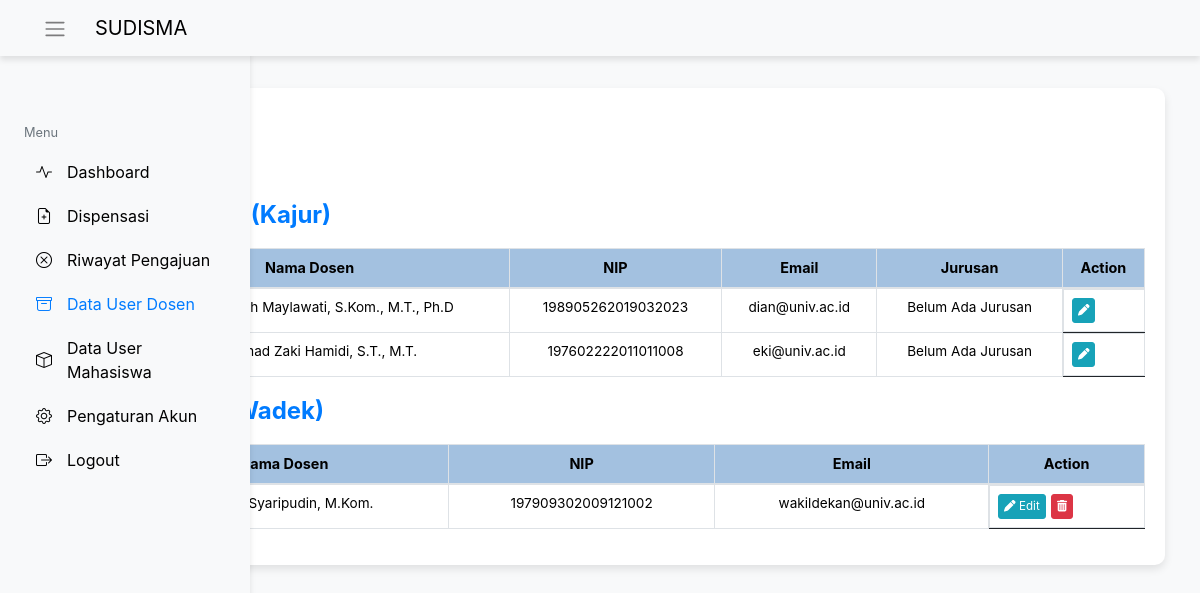
/list_dosen.php (signed in), run on the app's committed database.
### tables this page shows
CREATE TABLE `dosen` (
  `id` int(11) NOT NULL,
  `nama_dosen` varchar(100) NOT NULL,
  `email` varchar(100) NOT NULL,
  `nip` varchar(20) DEFAULT NULL
);

CREATE TABLE `wakil_dekan` (
  `id` int(11) NOT NULL,
  `nama` varchar(100) NOT NULL,
  `email` varchar(100) NOT NULL,
  `nip` varchar(20) DEFAULT NULL
);

### list_dosen.php (the view, shortened to what this page needs)
<?php
include 'db.php';
$currentPage = basename($_SERVER['PHP_SELF']);
$queryKajur = "
    SELECT d.id, d.nama_dosen, d.nip, d.email,
           COALESCE(j.nama_jurusan, 'Belum Ada Jurusan') AS nama_jurusan
    FROM dosen d
    LEFT JOIN jurusan j ON d.id = j.ketua_jurusan_id
    WHERE d.id IN (
        SELECT dosen_id FROM users WHERE role = 'kajur'
    )
";
$queryWadek = "SELECT nama, email, nip, id FROM wakil_dekan";
$resultKajur = $conn->query($queryKajur);
$resultWadek = $conn->query($queryWadek);
?>
<!DOCTYPE html>
<html lang="en">
<head>
    <link href="https://maxcdn.bootstrapcdn.com/bootstrap/4.5.2/css/bootstrap.min.css" rel="stylesheet">
    <link rel="stylesheet" href="https://cdn.datatables.net/1.11.3/css/jquery.dataTables.min.css">
    <link rel="stylesheet" href="https://cdnjs.cloudflare.com/ajax/libs/font-awesome/6.0.0-beta3/css/all.min.css">
    <link href="https://cdn.jsdelivr.net/npm/bootstrap@5.3.2/dist/css/bootstrap.min.css" rel="stylesheet">
    <link href="https://cdnjs.cloudflare.com/ajax/libs/font-awesome/5.15.4/css/all.min.css" rel="stylesheet">
    <link href="https://maxcdn.bootstrapcdn.com/bootstrap/4.5.2/css/bootstrap.min.css" rel="stylesheet">
    <link href="https://cdn.jsdelivr.net/npm/bootstrap-icons/font/bootstrap-icons.css" rel="stylesheet">
    <link rel="stylesheet" href="https://cdnjs.cloudflare.com/ajax/libs/font-awesome/6.0.0-beta3/css/all.min.css">
</head>
<body>
    <nav class="navbar navbar-expand-lg navbar-light bg-light fixed-top">
        <div class="container-fluid">
            <button class="btn me-3" id="sidebarToggle" style="background-color: transparent; border: none;">
                <span class="navbar-toggler-icon"></span>
            </button>
            <a class="navbar-brand text-black" href="#">SUDISMA</a>
        </div>
    </nav>
    <div class="sidebar bg-light p-3 d-flex flex-column" id="sidebar" style="height: 100vh;">
        <h4 class="text-center">SUDISMA</h4>
        <small class="text-muted ms-2" style="margin-top: 70px;">Menu</small>
        <nav class="nav flex-column mt-2">
            <a class="nav-link d-flex align-items-center <?= $currentPage == 'dashboard_admin.php' ? 'active' : '' ?>" href="dashboard_admin.php" style="color: <?= $currentPage == 'dashboard_admin.php' ? '#007bff' : 'black'; ?>;">
                <i class="bi bi-activity" style="margin-right: 15px;"></i> Dashboard
            </a>
            <a class="nav-link d-flex align-items-center <?= $currentPage == 'pengajuanadmin.php' ? 'active' : '' ?>" href="pengajuanadmin.php" style="color: <?= $currentPage == 'pengajuanadmin.php' ? '#007bff' : 'black'; ?>;">
                <i class="bi bi-file-earmark-plus" style="margin-right: 15px;"></i> Dispensasi
            </a>
            <a class="nav-link d-flex align-items-center <?= $currentPage == 'list_pengajuan.php' ? 'active' : '' ?>" href="list_pengajuan.php" style="color: <?= $currentPage == 'list_pengajuan.php' ? '#007bff' : 'black'; ?>;">
                <i class="bi bi-x-circle" style="margin-right: 15px;"></i> Riwayat Pengajuan
            </a>
            <a class="nav-link d-flex align-items-center <?= $currentPage == 'list_dosen.php' ? 'active' : '' ?>" href="list_dosen.php" style="color: <?= $currentPage == 'list_dosen.php' ? '#007bff' : 'black'; ?>;">
                <i class="bi bi-archive" style="margin-right: 15px;"></i> Data User Dosen
            </a>
            <a class="nav-link d-flex align-items-center <?= $currentPage == 'list_user.php' ? 'active' : '' ?>" href="list_user.php" style="color: <?= $currentPage == 'list_user.php' ? '#007bff' : 'black'; ?>;">
                <i class="bi bi-box" style="margin-right: 15px;"></i> Data User Mahasiswa
            </a>
            <a class="nav-link d-flex align-items-center <?= $currentPage == 'settingadmin.php' ? 'active' : '' ?>" href="settingadmin.php" style="color: <?= $currentPage == 'settingadmin.php' ? '#007bff' : 'black'; ?>;">
                <i class="bi bi-gear" style="margin-right: 15px;"></i> Pengaturan Akun
            </a>
            <a class="nav-link d-flex align-items-center <?= $currentPage == 'logout.php' ? 'active' : '' ?>" href="logout.php" style="color: <?= $currentPage == 'logout.php' ? '#007bff' : 'black'; ?>;">
                <i class="bi bi-box-arrow-right" style="margin-right: 15px;"></i> Logout
            </a>
        </nav>
    </div>
    <div class="main-content" id="content">
        <div class="container mt-5">
            <div class="table-container">
                <div class="header-title">List Dosen</div>
                <button type="button" class="btn btn-primary btn-export" data-toggle="modal" data-target="#tambahModal">
                    </button>
                <div class="table-responsive">
                    <div class="header-title">Ketua Jurusan (Kajur)</div>
                        <table id="kajurTable" class="table table-bordered table-hover">
                            <thead>
                                <tr>
                                    <th>#</th>
                                    <th>Nama Dosen</th>
                                    <th>NIP</th>
                                    <th>Email</th>
                                    <th>Jurusan</th>
                                    <th>Action</th>
                                </tr>
                            </thead>
                            <tbody>
                                <?php $no = 1; ?>
                                <?php while ($row = $resultKajur->fetch_assoc()): ?>
                                    <tr>
                                        <td class="text-center"><?= $no++; ?></td>
                                        <td><?= htmlspecialchars($row['nama_dosen']); ?></td>
                                        <td><?= $row['nip'] ? htmlspecialchars($row['nip']) : 'N/A'; ?></td>
                                        <td><?= htmlspecialchars($row['email']); ?></td>
                                        <td><?= $row['nama_jurusan'] ? htmlspecialchars($row['nama_jurusan']) : 'Belum Ada Jurusan'; ?></td>
                                        <td class="action-buttons text-center">
                                        <button class="btn btn-info btn-custom" data-toggle="modal" data-target="#editDosenModal"
    data-id="<?= $row['id']; ?>"
    data-nama_dosen="<?= htmlspecialchars($row['nama_dosen']); ?>"
    data-nip="<?= htmlspecialchars($row['nip']); ?>"
    data-email="<?= htmlspecialchars($row['email']); ?>"
    data-nama_jurusan="<?= htmlspecialchars($row['nama_jurusan']); ?>">
    <i class="fas fa-pen"></i>
</button>
                                        </td>
                                    </tr>
                                <?php endwhile; ?>
                                </tbody>
                        </table>
                        <div class="header-title">Wakil Dekan (Wadek)</div>
                        <table id="wadekTable" class="table table-bordered table-hover">
                            <thead>
                                <tr>
                                    <th>#</th>
                                    <th>Nama Dosen</th>
                                    <th>NIP</th>
                                    <th>Email</th>
                                    <th>Action</th>
                                </tr>
                            </thead>
                            <tbody>
                            <?php $no = 1; ?>
                        <?php while ($row = $resultWadek->fetch_assoc()): ?>
                            <tr>
                                <td class="text-center"><?= $no++; ?></td>
                                <td><?= htmlspecialchars($row['nama']); ?></td>
                                <td><?= $row['nip'] ? htmlspecialchars($row['nip']) : 'N/A'; ?></td>
                                <td><?= htmlspecialchars($row['email']); ?></td>
                                <td class="action-buttons text-center">
                                <button class="btn btn-info btn-custom" data-toggle="modal" data-target="#editWadekModal"
        data-id="<?= $row['id']; ?>"
        data-nama="<?= htmlspecialchars($row['nama']); ?>"
        data-nip="<?= htmlspecialchars($row['nip']); ?>"
        data-email="<?= htmlspecialchars($row['email']); ?>">
    <i class="fas fa-pen"></i> Edit
</button>
    <button class="btn btn-danger btn-custom" onclick="confirmDeleteWadek(<?= $row['id']; ?>)">
        <i class="fas fa-trash-alt"></i>
    </button>
</td>
                            </tr>
                        <?php endwhile; ?>
                            </tbody>
                        </table>
                </div>
            </div>
        </div>
    </body>
</html>

### list_dosen.php (style rules this page uses)
body { background-color: #f8f9fa; }
.sidebar { box-shadow: 0 4px 6px rgba(0, 0, 0, 0.1); height: 100vh; background-color: #343a40; color: white; padding-top: 20px; position: fixed; top: 0; left: 0; width: 250px; transition: transform 0.3s ease; }
.navbar { box-shadow: 0 4px 6px rgba(0, 0, 0, 0.1); }
.sidebar a { color: white; display: block; padding: 10px 20px; text-decoration: none; font-size: 16px; }
.main-content { margin-left: 250px; padding: 20px; margin-top: 150px; min-height: calc(100vh - 56px); }
.action-buttons { display: flex; gap: 5px; }
.btn-custom { padding: 3px 5px; font-size: 0.85em; border-radius: 3px; }
.table-container { padding: 20px; background-color: #fff; border-radius: 10px; box-shadow: 0px 4px 8px rgba(0, 0, 0, 0.1); }
.table thead th { background-color: #a3c1e0; color: black !important;; font-size: 0.9em; }
.table th, .table td { font-size: 0.85em; padding: 8px; text-align: center; }
.table tbody tr:nth-child(odd) { background-color: #f9f9f9; }
.main-content { margin-left: 20px; padding: 20px; margin-top: 20px; min-height: calc(100vh - 56px); }
.header-title { font-size: 1.5em; color: #007bff; font-weight: bold; text-align: left; margin-bottom: 15px; }

### data on the page
dosen: nama_dosen "Dian Sa’adillah Maylawati, S.Kom., M.T., Ph.D", nip "198905262019032023", email "dian@univ.ac.id", nama_jurusan "Belum Ada Jurusan"
dosen: nama_dosen "Eki Ahmad Zaki Hamidi, S.T., M.T.", nip "197602222011011008", email "eki@univ.ac.id", nama_jurusan "Belum Ada Jurusan"
wakil_dekan: nama "Undang Syaripudin, M.Kom.", nip "197909302009121002", email "wakildekan@univ.ac.id"
